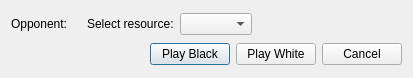
<?xml version="1.0" encoding="UTF-8"?>
<ui version="4.0">
 <class>InviteDialog</class>
 <widget class="QDialog" name="InviteDialog">
  <property name="geometry">
   <rect>
    <x>0</x>
    <y>0</y>
    <width>413</width>
    <height>78</height>
   </rect>
  </property>
  <property name="windowTitle">
   <string>Gomoku Game Plugin - Invite</string>
  </property>
  <layout class="QVBoxLayout" name="verticalLayout">
   <item>
    <layout class="QHBoxLayout" name="horizontalLayout">
     <item>
      <widget class="QLabel" name="label_2">
       <property name="text">
        <string>Opponent:</string>
       </property>
      </widget>
     </item>
     <item>
      <widget class="QLabel" name="leJid">
       <property name="font">
        <font>
         <weight>75</weight>
         <bold>true</bold>
        </font>
       </property>
       <property name="text">
        <string/>
       </property>
      </widget>
     </item>
     <item>
      <widget class="QLabel" name="label">
       <property name="text">
        <string>Select resource:</string>
       </property>
      </widget>
     </item>
     <item>
      <widget class="QComboBox" name="cbResource">
       <property name="sizePolicy">
        <sizepolicy hsizetype="Fixed" vsizetype="Fixed">
         <horstretch>0</horstretch>
         <verstretch>0</verstretch>
        </sizepolicy>
       </property>
      </widget>
     </item>
     <item>
      <spacer name="horizontalSpacer">
       <property name="orientation">
        <enum>Qt::Horizontal</enum>
       </property>
       <property name="sizeHint" stdset="0">
        <size>
         <width>0</width>
         <height>20</height>
        </size>
       </property>
      </spacer>
     </item>
    </layout>
   </item>
   <item>
    <layout class="QHBoxLayout" name="horizontalLayout_2">
     <item>
      <spacer name="horizontalSpacer_2">
       <property name="orientation">
        <enum>Qt::Horizontal</enum>
       </property>
       <property name="sizeHint" stdset="0">
        <size>
         <width>0</width>
         <height>20</height>
        </size>
       </property>
      </spacer>
     </item>
     <item>
      <widget class="QPushButton" name="btnBlack">
       <property name="text">
        <string>Play Black</string>
       </property>
      </widget>
     </item>
     <item>
      <widget class="QPushButton" name="btnWhite">
       <property name="text">
        <string>Play White</string>
       </property>
      </widget>
     </item>
     <item>
      <widget class="QPushButton" name="btnCancel">
       <property name="text">
        <string>Cancel</string>
       </property>
      </widget>
     </item>
    </layout>
   </item>
  </layout>
 </widget>
 <tabstops>
  <tabstop>cbResource</tabstop>
  <tabstop>btnBlack</tabstop>
  <tabstop>btnWhite</tabstop>
  <tabstop>btnCancel</tabstop>
 </tabstops>
 <resources/>
 <connections>
  <connection>
   <sender>btnBlack</sender>
   <signal>clicked()</signal>
   <receiver>InviteDialog</receiver>
   <slot>acceptBlack()</slot>
   <hints>
    <hint type="sourcelabel">
     <x>119</x>
     <y>56</y>
    </hint>
    <hint type="destinationlabel">
     <x>172</x>
     <y>38</y>
    </hint>
   </hints>
  </connection>
  <connection>
   <sender>btnWhite</sender>
   <signal>clicked()</signal>
   <receiver>InviteDialog</receiver>
   <slot>acceptWhite()</slot>
   <hints>
    <hint type="sourcelabel">
     <x>217</x>
     <y>56</y>
    </hint>
    <hint type="destinationlabel">
     <x>172</x>
     <y>38</y>
    </hint>
   </hints>
  </connection>
  <connection>
   <sender>btnCancel</sender>
   <signal>clicked()</signal>
   <receiver>InviteDialog</receiver>
   <slot>close()</slot>
   <hints>
    <hint type="sourcelabel">
     <x>303</x>
     <y>56</y>
    </hint>
    <hint type="destinationlabel">
     <x>172</x>
     <y>38</y>
    </hint>
   </hints>
  </connection>
 </connections>
 <slots>
  <slot>acceptBlack()</slot>
  <slot>acceptWhite()</slot>
 </slots>
</ui>
